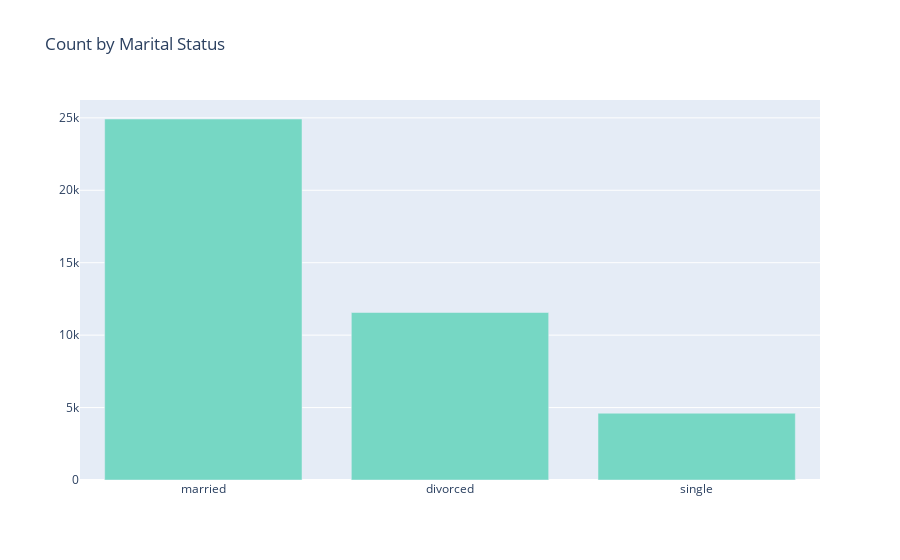

Notebook code for this chart:
### Code cell
vals = X['marital'].value_counts().tolist()
labels = ['married', 'divorced', 'single']

data = [go.Bar(x=labels, y=vals, marker=dict(color="#76D7C4"))]

layout = go.Layout(title="Count by Marital Status",)

fig = go.Figure(data=data, layout=layout)

iplot(fig, filename='marital bar')

### Figure 1 — Plotly figure (JSON) as saved in the notebook; plotly's stock layout.template omitted (floating-point values rounded to 4 significant figures)
{"data": [{"marker": {"color": "#76D7C4"}, "type": "bar", "x": ["married", "divorced", "single"], "y": [24921, 11564, 4611, 80]}], "layout": {"title": {"text": "Count by Marital Status"}}}
